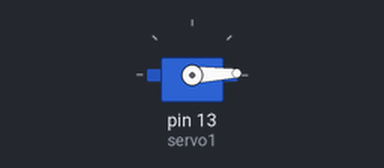
Simulated run of this sketch. Board: Arduino Uno, built with avr-gcc and run on an emulated ATmega328P. Parts: servo.

Above: at 0.05 s.
At 1.05 s:
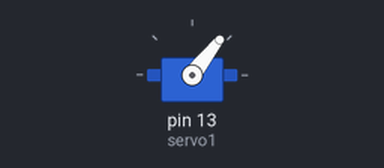
At 2.1 s:
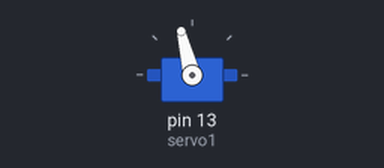
At 4.4 s:
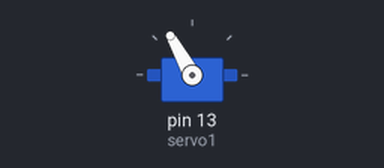
Timing chart, 0 to 5.7 s (numbered marks = the images above):
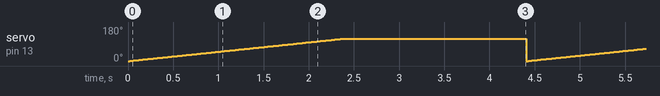

The sketch:

servotest2.ino
```cpp
#include<Servo.h>
Servo servo1;
Servo servo2;
int i=0,j=0;
int done=0;
void setup() {
  servo1.attach(13);
  Serial.begin(9600);
  servo1.write(0);
}


void loop() {
  for(j=0;j<120;j++)
{
   servo1.write(j);
   delay(20);
 }
delay(2000);
}
```

Measured:
- by itself, servo on pin 13 (servo1): ramps from 0° to 119° and jumps back, once every 4.4 s
